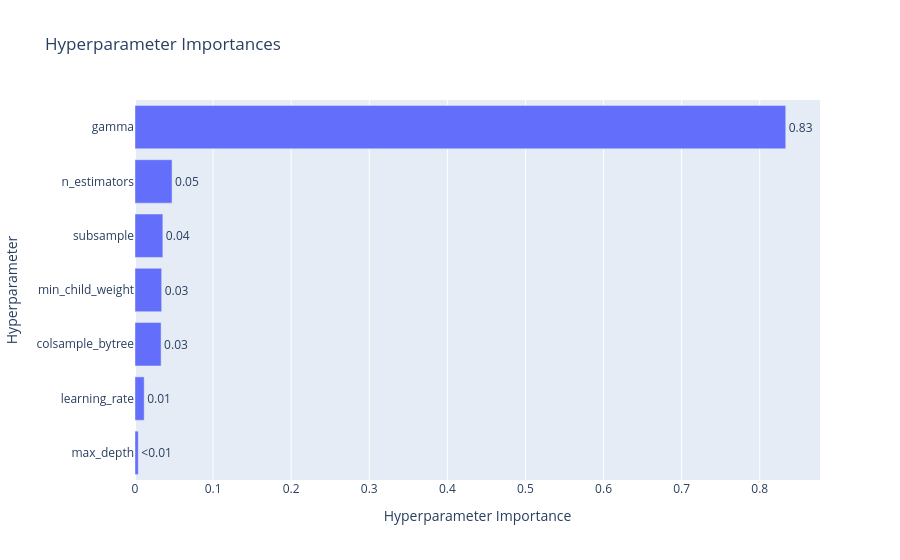
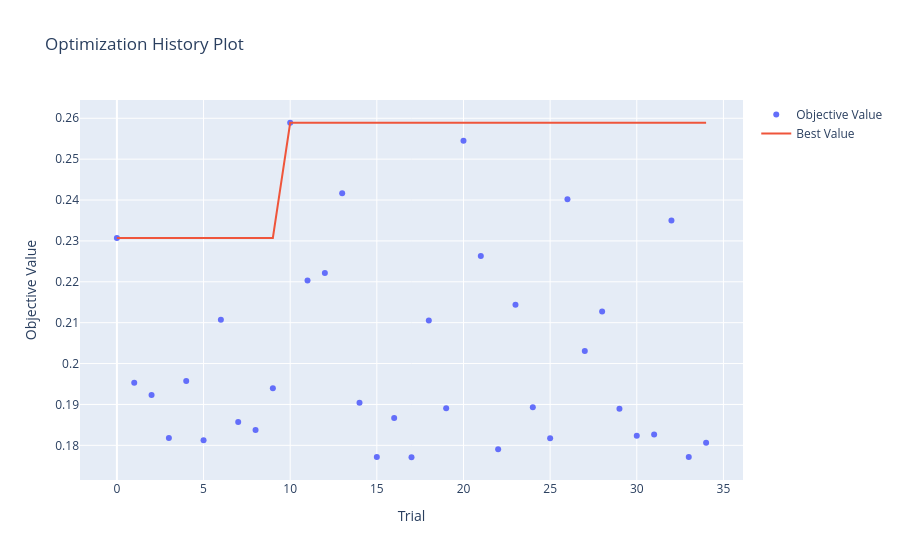

Notebook source saved alongside these figures, in order:
### Code cell
import optuna.visualization as vis

display(vis.plot_param_importances(study))
display(vis.plot_optimization_history(study))

### Figure 1 — Plotly figure (JSON) as saved in the notebook; plotly's stock layout.template omitted (floating-point values rounded to 4 significant figures)
{"data": [{"cliponaxis": false, "hovertemplate": ["max_depth (IntDistribution): 0.004234920614785414<extra></extra>", "learning_rate (FloatDistribution): 0.011769589353570647<extra></extra>", "colsample_bytree (FloatDistribution): 0.033417824168216086<extra></extra>", "min_child_weight (IntDistribution): 0.03414001053899146<extra></extra>", "subsample (FloatDistribution): 0.035666987149867664<extra></extra>", "n_estimators (IntDistribution): 0.04744750641019739<extra></extra>", "gamma (FloatDistribution): 0.8333231617643714<extra></extra>"], "name": "Objective Value", "orientation": "h", "text": ["<0.01", "0.01", "0.03", "0.03", "0.04", "0.05", "0.83"], "textposition": "outside", "type": "bar", "x": [0.004235, 0.01177, 0.03342, 0.03414, 0.03567, 0.04745, 0.8333], "y": ["max_depth", "learning_rate", "colsample_bytree", "min_child_weight", "subsample", "n_estimators", "gamma"]}], "layout": {"title": {"text": "Hyperparameter Importances"}, "xaxis": {"title": {"text": "Hyperparameter Importance"}}, "yaxis": {"title": {"text": "Hyperparameter"}}}}

### Figure 2 — Plotly figure (JSON) as saved in the notebook; plotly's stock layout.template omitted (floating-point values rounded to 4 significant figures)
{"data": [{"mode": "markers", "name": "Objective Value", "type": "scatter", "x": [0, 1, 2, 3, 4, 5, 6, 7, 8, 9, 10, 11, 12, 13, 14, 15, 16, 17, 18, 19, 20, 21, 22, 23, 24, 25, 26, 27, 28, 29, 30, 31, 32, 33, 34], "y": [0.2307, 0.1953, 0.1923, 0.1818, 0.1958, 0.1812, 0.2107, 0.1857, 0.1838, 0.1939, 0.2589, 0.2203, 0.2222, 0.2417, 0.1904, 0.1772, 0.1867, 0.1771, 0.2105, 0.1891, 0.2545, 0.2263, 0.179, 0.2144, 0.1893, 0.1818, 0.2402, 0.2031, 0.2127, 0.1889, 0.1824, 0.1827, 0.235, 0.1771, 0.1806]}, {"mode": "lines", "name": "Best Value", "type": "scatter", "x": [0, 1, 2, 3, 4, 5, 6, 7, 8, 9, 10, 11, 12, 13, 14, 15, 16, 17, 18, 19, 20, 21, 22, 23, 24, 25, 26, 27, 28, 29, 30, 31, 32, 33, 34], "y": [0.2307, 0.2307, 0.2307, 0.2307, 0.2307, 0.2307, 0.2307, 0.2307, 0.2307, 0.2307, 0.2589, 0.2589, 0.2589, 0.2589, 0.2589, 0.2589, 0.2589, 0.2589, 0.2589, 0.2589, 0.2589, 0.2589, 0.2589, 0.2589, 0.2589, 0.2589, 0.2589, 0.2589, 0.2589, 0.2589, 0.2589, 0.2589, 0.2589, 0.2589, 0.2589]}, {"marker": {"color": "#cccccc"}, "mode": "markers", "name": "Infeasible Trial", "showlegend": false, "type": "scatter", "x": [], "y": []}], "layout": {"title": {"text": "Optimization History Plot"}, "xaxis": {"title": {"text": "Trial"}}, "yaxis": {"title": {"text": "Objective Value"}}}}
